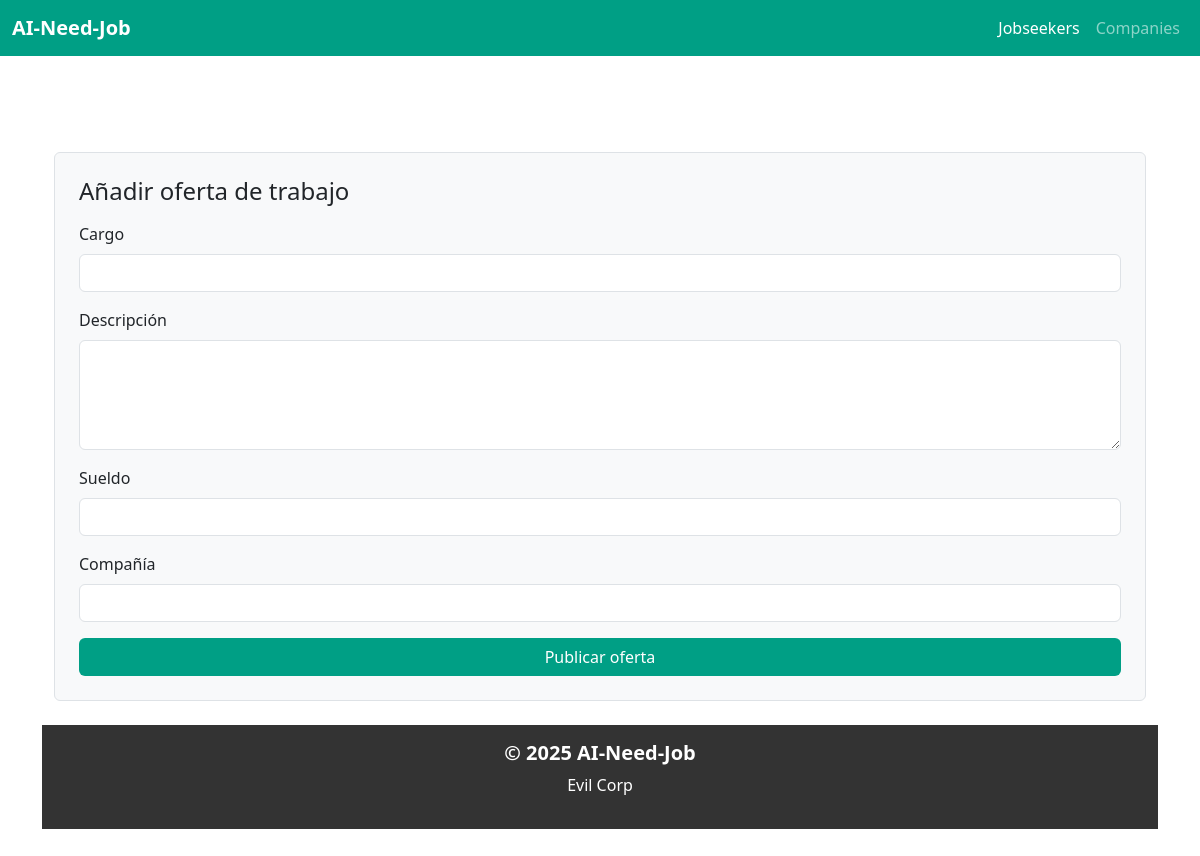
Before: /offer/ with the older database file.
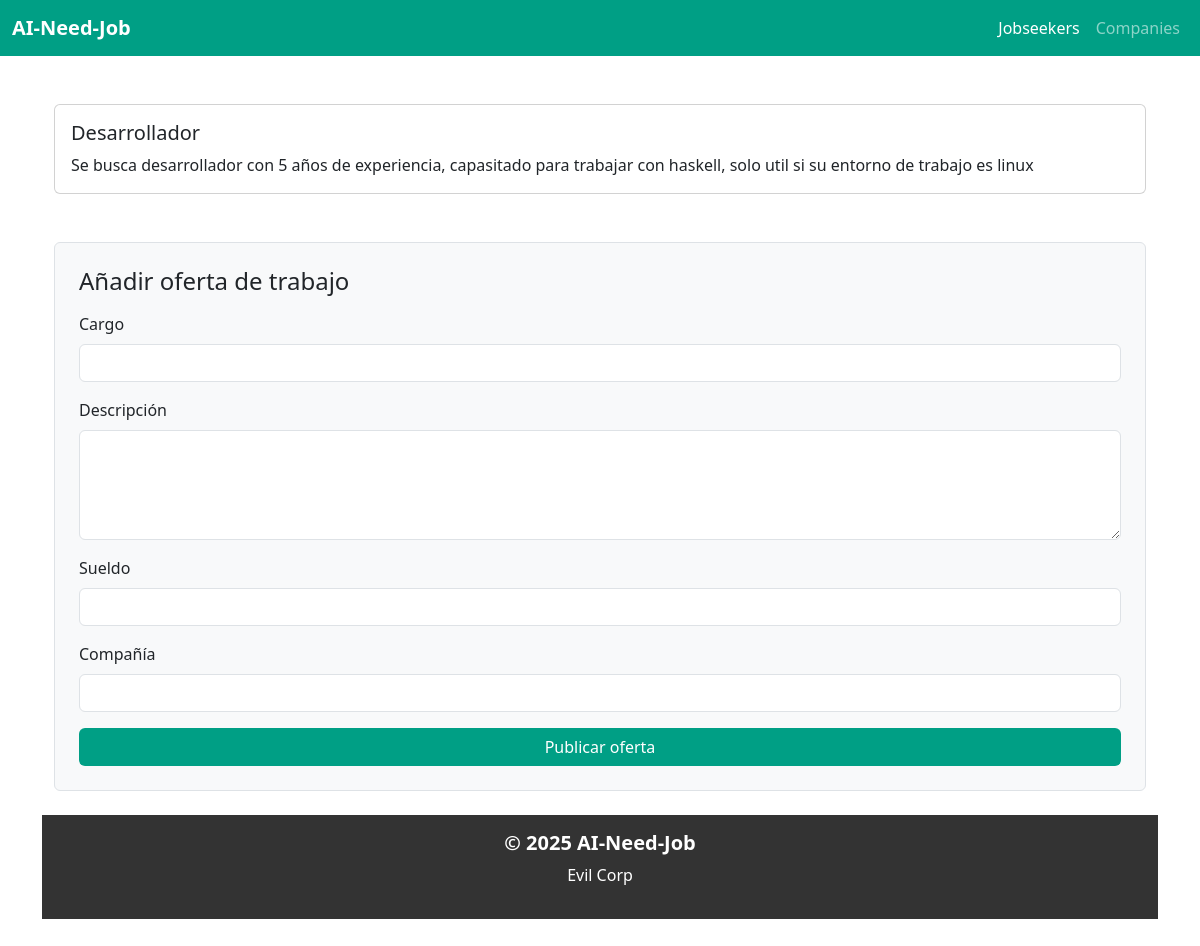
After: the same page with the newer database file.
### offer/models.py (models this page shows, shortened)
class Offer(models.Model):
    title = models.CharField(max_length=100)
    description = models.TextField()

### offer/views.py (the view)
# urls.py: path('offer/', include('offer.urls'), name='offer'),
def offer(request):
    offers = Offer.objects.all()
    return render(request, 'offer.html', {'offers': offers})

### offer/templates/offer.html (shortened to what this page needs)
{% extends 'base.html' %}
{% block content %}
<div class="container">
    {% for offer in offers %}
    <div class="card mb-3">
        <div class="row g-0">
            <div class="card-body">
                <h5 class="card-title">{{ offer.title }}</h5>
                <p class="card-text">{{ offer.description }}</p>
            </div>
        </div>
    </div>
    {% endfor %}
    <div class="mt-5 p-4 border rounded bg-light">
        <h4 class="mb-3">Añadir oferta de trabajo</h4>
        <form method="post" enctype="multipart/form-data">
            <div class="mb-3">
                <label for="title" class="form-label">Cargo</label>
                <input type="text" name="title" class="form-control" id="title" required>
            </div>
            <div class="mb-3">
                <label for="description" class="form-label">Descripción</label>
                <textarea name="description" class="form-control" id="description" rows="4" required></textarea>
            </div>
            <div class="mb-3">
                <label for="salary" class="form-label">Sueldo</label>
                <input type="text" name="salary" class="form-control" id="salary" required>
            </div>
            <div class="mb-3">
                <label for="company" class="form-label">Compañía</label>
                <input type="text" name="company" class="form-control" id="company" required>
            </div>
            <div class="d-grid">
                <button type="submit" class="btn" style="background-color: #009f85; color: #ffff;">Publicar oferta</button>
            </div>
        </form>
    </div>
</div>
{% endblock content %}

### AiNeedJob/templates/base.html (shortened to what this page needs)
<!DOCTYPE html>
<html lang="en">
<head>
    <link href="https://cdn.jsdelivr.net/npm/bootstrap@5.3.3/dist/css/bootstrap.min.css" rel="stylesheet">
</head>
<body>
    <nav class="navbar navbar-expand-lg navbar-dark" style="background-color: #009f85;">
        <div class="container-fluid">
            <a class="navbar-brand fw-bold" href="{% url 'home' %}">AI-Need-Job</a>
            <div class="collapse navbar-collapse" id="navbarNav">
                <ul class="navbar-nav ms-auto">
                    <li class="nav-item">
                        <a class="nav-link active" aria-current="page" href="{% url 'upload_cv' %}">Jobseekers</a>
                    </li>
                    <li class="nav-item">
                        <a class="nav-link" href="{% url 'offer' %">Companies</a>
                    </li>
                </ul>
            </div>
        </div>
    </nav>
    <div class="container py-5">
        {% block content %}
    <footer class=" text-center text-white py-3 mt-4" style="background-color: #333;">
        <div class="container">
            <h5 class="fw-bold">© 2025 AI-Need-Job</h5>
            <p>Evil Corp</p>
        </div>
    </footer>
</body>
</html>

Changed rows visible on the page:
added Offer: title "Desarrollador", description "Se busca desarrollador con 5 años de experiencia, capasitado para trabajar con haskell, solo util si su entorno de trabajo es linux"
